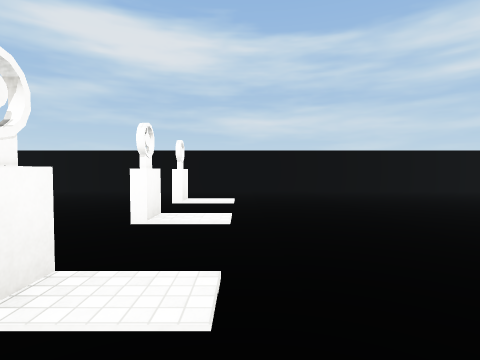
view 1 (above)

21 first-person views from a walk through a scene from a Unity 3-D project. The camera is 1.4 m above the floor, tilts 2° down and sees 80° across. The floor is counted in squares, 2 m on a side. Each view is taken from the middle of a square. On the plan, view 1 faces up. The plan holds only what a view shows up to about 10 squares ahead; the rest is blank. The place goes on beyond the plan. The player is left out. Some animated figures are left out. Surface patterns are stand-ins for the level's own textures.

view 2
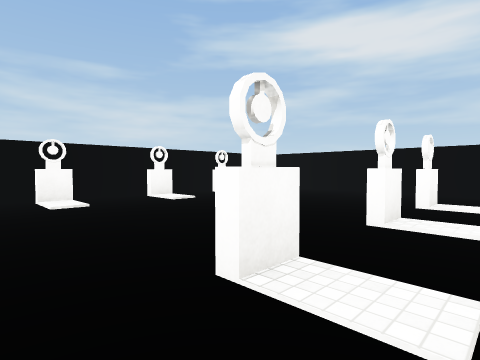

view 3
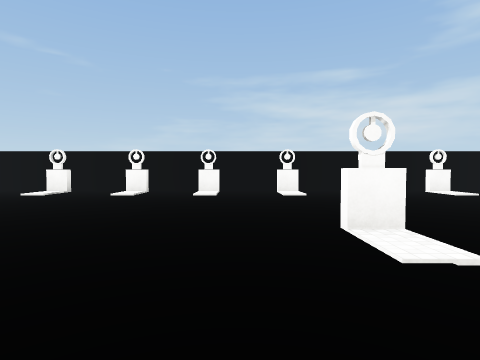

view 4
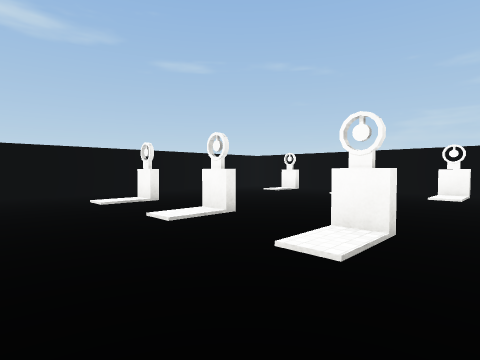

view 5
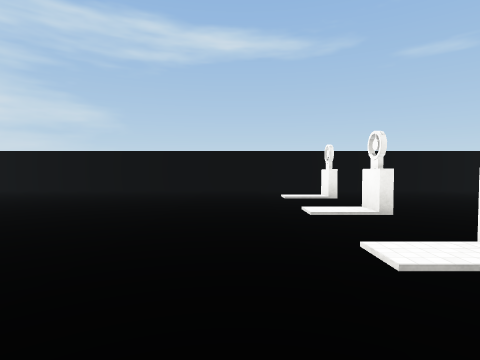

view 6
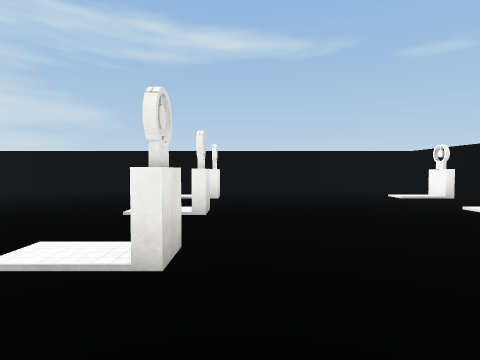

view 7
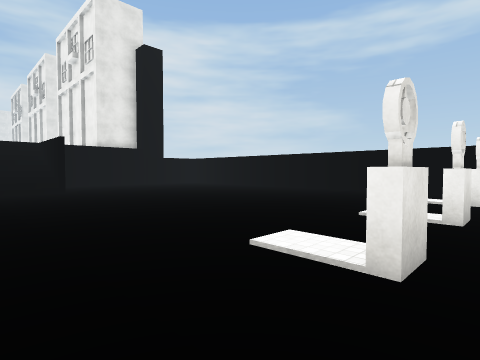

view 8
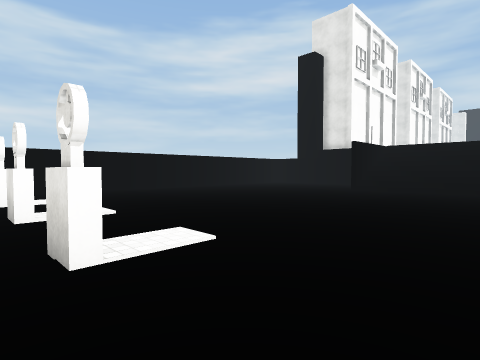

view 9
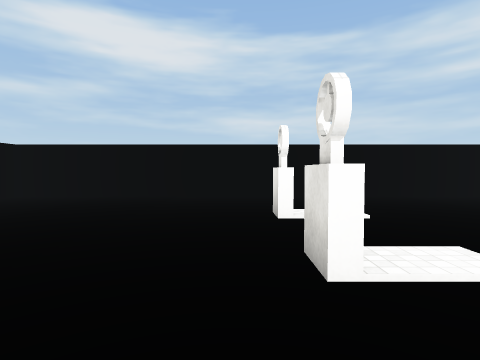

view 10
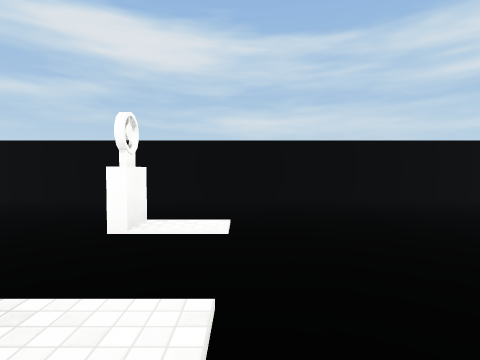

view 11
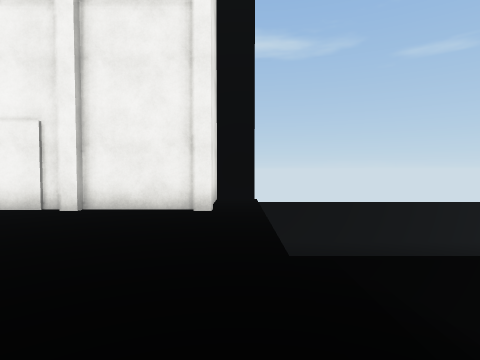

view 12
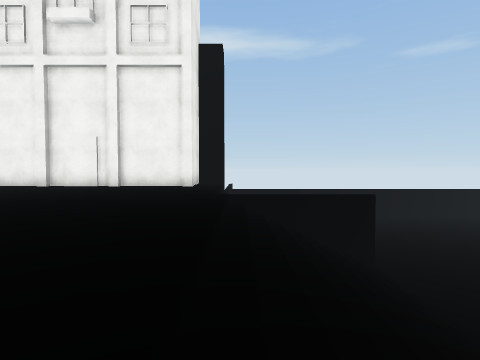

view 13
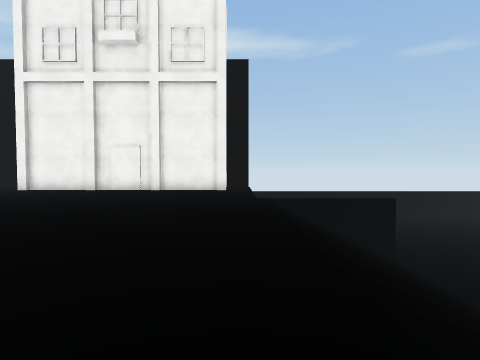

view 14
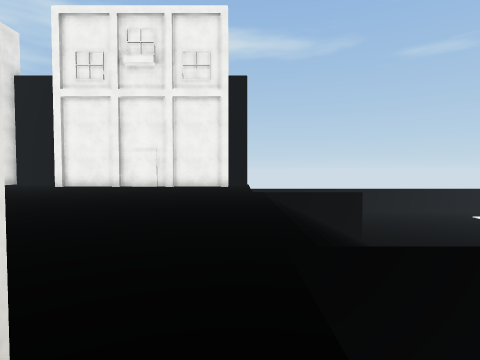

view 15
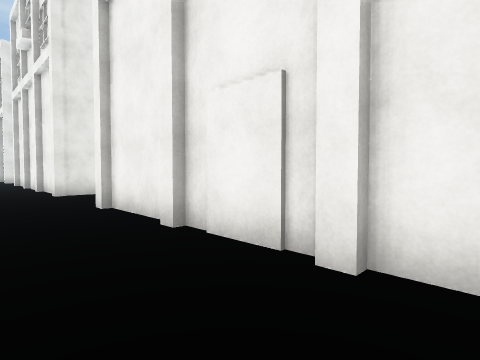

view 16
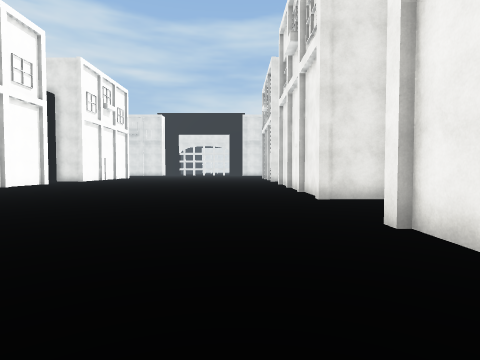

view 17
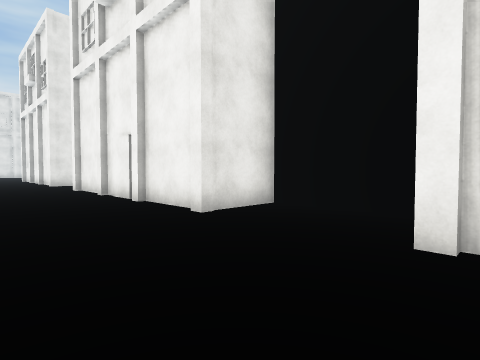

view 18
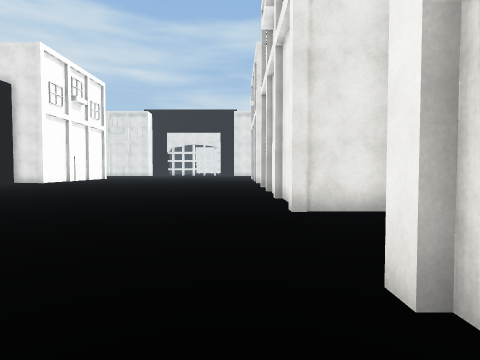

view 19
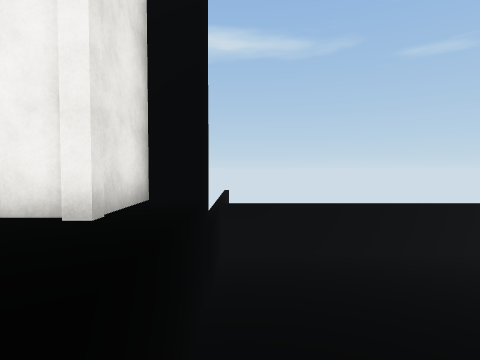

view 20
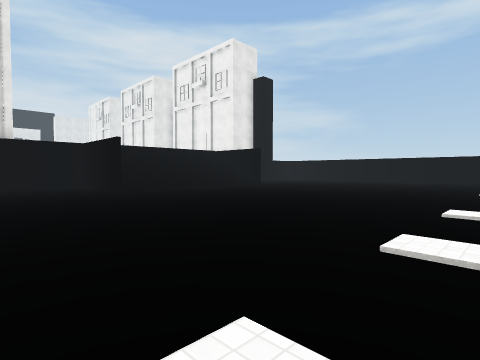

view 21
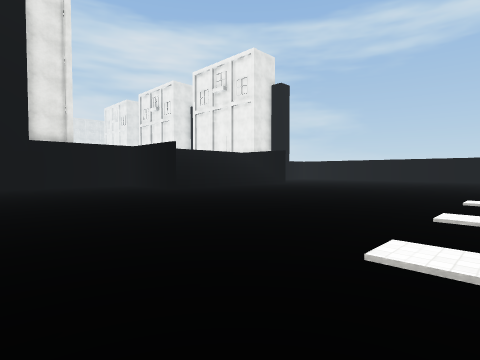

### Floor plan
Key: @ floor where view 1 was taken; # wall or solid block; . main floor; : floor 3.5 m higher than the main floor; / step, stairs or slope; = window, fence, low wall or low ledge; O other object.
Columns run from 8 left of view 1 to 29 right of it. Each row starts with its distance up from view 1.
 10 #################
  9 #...............
  8 #...................#
  7 #...................#
  6 #O.....O............:
  5 #...................
  4 #O.....O........... :            ::
  3 #.....  ........=#=/            :::::
  2 #O.....O........//             ::::::
  1 #...............//// ::::     :::::::
  0 #....   @.......////::::::   ::::::::
 -1 #O..... ........////:::::::  ::::::::
 -2 #.....  ........////:::::::  ::::::::
 -3 #O.... O........=#=/:::::::: ::::::::
 -4 #.................  ::::::::::::::::::
 -5 #.....  .........   ::::::::::::::::::
 -6 #O.....O........    :OOOOOOO:::OOOOOOO
 -7 #................   :O       ::O
 -8 #O.....O............##      ####
 -9 #......O............#
-10 #...................#
-11 #####################

Where each view was taken, in squares from view 1:
view 1: 0 up, 0 right, facing up
view 2: 0 up, 0 right, facing up-left
view 3: 0 up, 2 right, facing left
view 4: 2 down, 2 right, facing down-left
view 5: 1 down, 1 right, facing down
view 6: 1 down, 2 left, facing down
view 7: 1 down, 2 left, facing down-right
view 8: 1 down, 2 left, facing up-right
view 9: 2 up, 2 left, facing up
view 10: 3 up, 0 right, facing up
view 11: 1 down, 12 right, facing down
view 12: 3 up, 11 right, facing down
view 13: 4 up, 12 right, facing down
view 14: 6 up, 12 right, facing down
view 15: 4 down, 14 right, facing down-right
view 16: 4 down, 16 right, facing right
view 17: 3 down, 19 right, facing down-right
view 18: 5 down, 18 right, facing right
view 19: 3 down, 11 right, facing down
view 20: 7 up, 1 left, facing down-right
view 21: 9 up, 1 left, facing down-right
